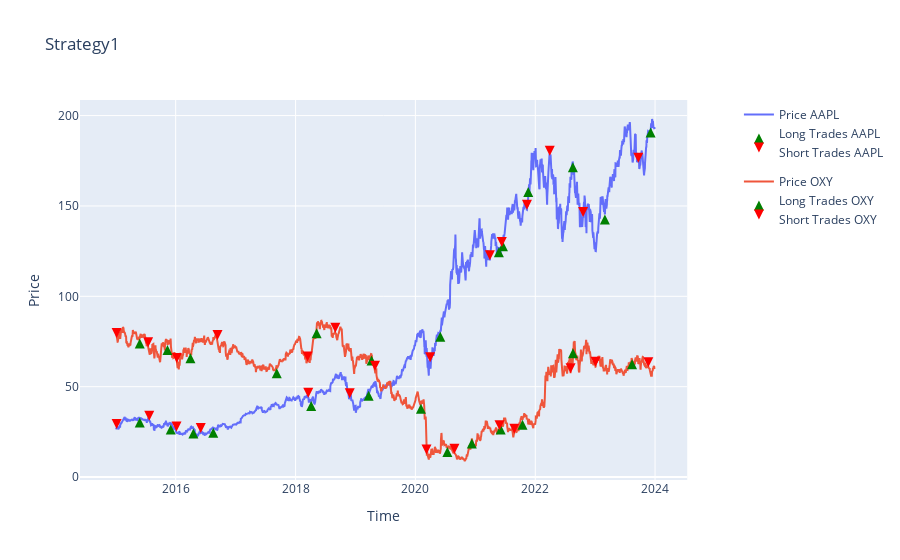
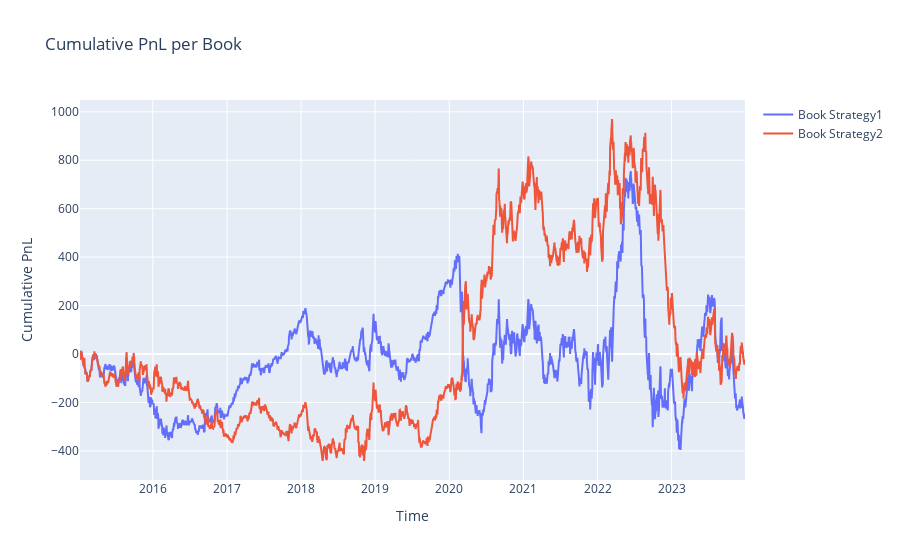
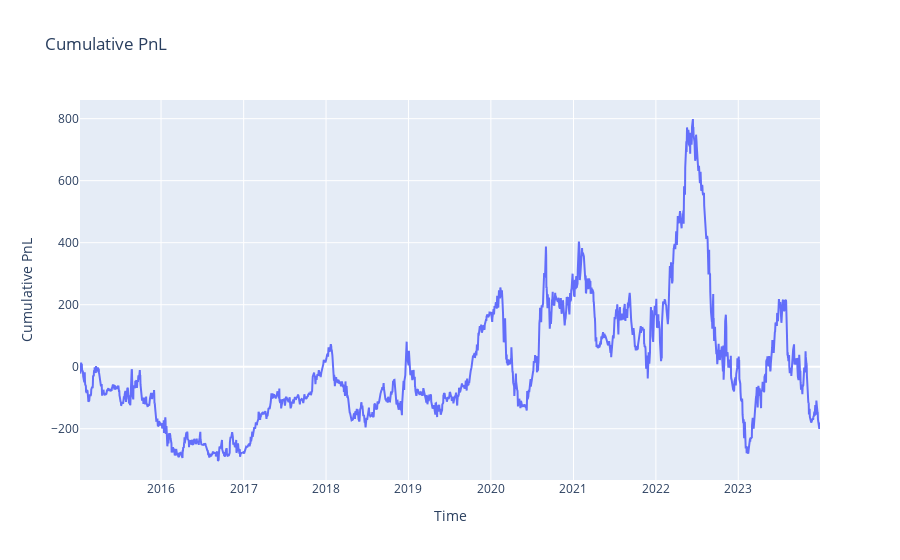
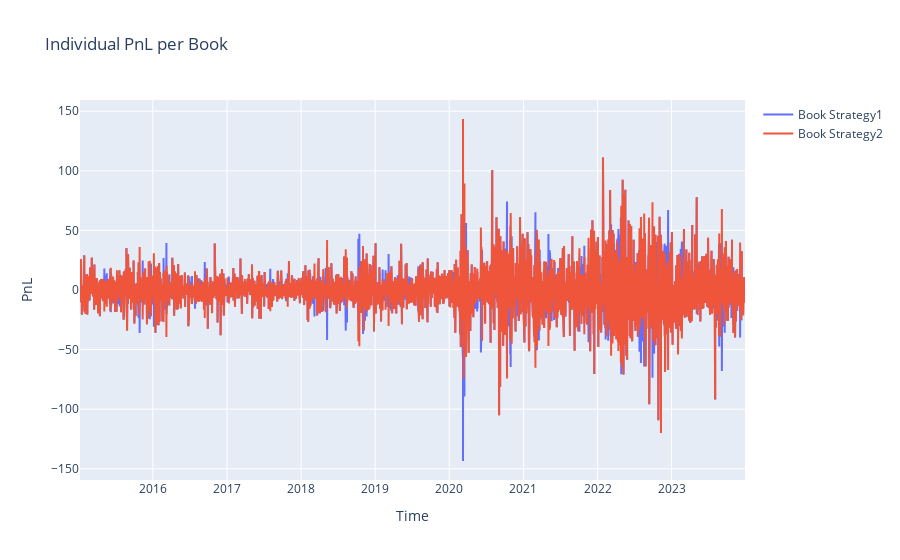

Here is the notebook cell these charts were saved with, in order:
### Code cell
# Define tickers and date range
tickers = ['AAPL', 'OXY']
start_date = '2015-01-01'
end_date = '2024-01-01'

# Fetch data
data = yf.download(tickers, start=start_date, end=end_date)['Close']

# Initialize and run backtest
strategy1 = MovingAverageStrategy(name="Strategy1", data=data, short_window=40, long_window=100)
strategy2 = MovingAverageStrategy(name="Strategy2", data=data, short_window=20, long_window=50)
strategies = [strategy1, strategy2]
weights = {"Strategy1": 0.7, "Strategy2": 0.3}

backtest = Backtest(data, strategies, weights)

# Plot results
display = DisplayBacktest(backtest)
display.plot_book("Strategy1")
display.plot_cumulative_pnl_per_book()
display.plot_cumulative_pnl()
display.plot_individual_pnl()

# Export to Excel
backtest.export_excel("backtest_results.xlsx")

### Figure 1 — Plotly figure (JSON) as saved in the notebook; plotly's stock layout.template omitted (floating-point values rounded to 4 significant figures; data arrays with more than 128 entries replaced by an {"elided": "..."} marker saying what was removed)
{"data": [{"hoverinfo": "name+y", "legendgroup": "AAPL", "mode": "lines", "name": "Price AAPL", "type": "scatter", "x": {"elided": "2264 str values"}, "xaxis": "x", "y": {"elided": "2264 float values"}, "yaxis": "y"}, {"hoverinfo": "name+y", "legendgroup": "OXY", "mode": "lines", "name": "Price OXY", "type": "scatter", "x": {"elided": "2264 str values"}, "xaxis": "x", "y": {"elided": "2264 float values"}, "yaxis": "y"}, {"hoverinfo": "name+y", "legendgroup": "AAPL", "marker": {"color": "green", "size": 10, "symbol": "arrow-up"}, "mode": "markers", "name": "Long Trades AAPL", "type": "scatter", "x": ["2015-05-27T00:00:00", "2015-12-02T00:00:00", "2016-04-18T00:00:00", "2016-08-17T00:00:00", "2018-04-06T00:00:00", "2019-03-22T00:00:00", "2020-06-01T00:00:00", "2021-05-24T00:00:00", "2021-06-18T00:00:00", "2021-11-19T00:00:00", "2022-08-18T00:00:00", "2023-03-01T00:00:00", "2023-12-05T00:00:00"], "xaxis": "x", "y": [33.01, 29.07, 26.87, 27.31, 42.1, 47.76, 80.46, 127.1, 130.5, 160.6, 174.1, 145.3, 193.4], "yaxis": "y"}, {"hoverinfo": "name+y", "legendgroup": "AAPL", "marker": {"color": "red", "size": 10, "symbol": "arrow-down"}, "mode": "markers", "name": "Short Trades AAPL", "type": "scatter", "x": ["2015-01-06T00:00:00", "2015-07-24T00:00:00", "2016-01-06T00:00:00", "2016-06-02T00:00:00", "2018-03-19T00:00:00", "2018-11-27T00:00:00", "2020-03-31T00:00:00", "2021-03-30T00:00:00", "2021-06-11T00:00:00", "2021-11-11T00:00:00", "2022-03-30T00:00:00", "2022-10-19T00:00:00", "2023-09-21T00:00:00"], "xaxis": "x", "y": [26.57, 31.12, 25.17, 24.43, 43.83, 43.56, 63.57, 119.9, 127.3, 147.9, 177.8, 143.9, 173.9], "yaxis": "y"}, {"hoverinfo": "name+y", "legendgroup": "OXY", "marker": {"color": "green", "size": 10, "symbol": "arrow-up"}, "mode": "markers", "name": "Long Trades OXY", "type": "scatter", "x": ["2015-05-27T00:00:00", "2015-11-12T00:00:00", "2016-03-31T00:00:00", "2017-09-08T00:00:00", "2018-05-09T00:00:00", "2019-04-09T00:00:00", "2020-02-04T00:00:00", "2020-07-14T00:00:00", "2020-12-10T00:00:00", "2021-06-04T00:00:00", "2021-10-15T00:00:00", "2022-08-19T00:00:00", "2023-08-14T00:00:00"], "xaxis": "x", "y": [76.69, 73.02, 68.43, 60.24, 82.4, 67.28, 40.5, 16.68, 21.31, 29.14, 31.66, 71.29, 65.11], "yaxis": "y"}, {"hoverinfo": "name+y", "legendgroup": "OXY", "marker": {"color": "red", "size": 10, "symbol": "arrow-down"}, "mode": "markers", "name": "Short Trades OXY", "type": "scatter", "x": ["2015-01-06T00:00:00", "2015-07-17T00:00:00", "2016-01-08T00:00:00", "2016-09-12T00:00:00", "2018-03-15T00:00:00", "2018-08-31T00:00:00", "2019-04-30T00:00:00", "2020-03-09T00:00:00", "2020-08-26T00:00:00", "2021-05-28T00:00:00", "2021-08-26T00:00:00", "2022-08-04T00:00:00", "2023-01-03T00:00:00", "2023-11-21T00:00:00"], "xaxis": "x", "y": [76.87, 71.8, 63.06, 75.85, 63.91, 79.87, 58.88, 12.51, 12.96, 25.96, 24, 57.46, 61.05, 60.75], "yaxis": "y"}], "layout": {"title": {"text": "Strategy1"}, "xaxis": {"anchor": "y", "domain": [0, 0.94], "title": {"text": "Time"}}, "yaxis": {"anchor": "x", "domain": [0, 1], "title": {"text": "Price"}}, "yaxis2": {"anchor": "x", "overlaying": "y", "side": "right", "title": {"text": "Position"}}}}

### Figure 2 — Plotly figure (JSON) as saved in the notebook; plotly's stock layout.template omitted (floating-point values rounded to 4 significant figures; data arrays with more than 128 entries replaced by an {"elided": "..."} marker saying what was removed)
{"data": [{"mode": "lines", "name": "Book Strategy1", "type": "scatter", "x": {"elided": "2261 str values"}, "y": {"elided": "2261 float values"}}, {"mode": "lines", "name": "Book Strategy2", "type": "scatter", "x": {"elided": "2261 str values"}, "y": {"elided": "2261 float values"}}], "layout": {"title": {"text": "Cumulative PnL per Book"}, "xaxis": {"title": {"text": "Time"}}, "yaxis": {"title": {"text": "Cumulative PnL"}}}}

### Figure 3 — Plotly figure (JSON) as saved in the notebook; plotly's stock layout.template omitted (floating-point values rounded to 4 significant figures; data arrays with more than 128 entries replaced by an {"elided": "..."} marker saying what was removed)
{"data": [{"mode": "lines", "name": "Cumulative PnL", "type": "scatter", "x": {"elided": "2261 str values"}, "y": {"elided": "2261 float values"}}], "layout": {"title": {"text": "Cumulative PnL"}, "xaxis": {"title": {"text": "Time"}}, "yaxis": {"title": {"text": "Cumulative PnL"}}}}

### Figure 4 — Plotly figure (JSON) as saved in the notebook; plotly's stock layout.template omitted (floating-point values rounded to 4 significant figures; data arrays with more than 128 entries replaced by an {"elided": "..."} marker saying what was removed)
{"data": [{"mode": "lines", "name": "Book Strategy1", "type": "scatter", "x": {"elided": "4522 str values"}, "y": {"elided": "4522 float values"}}, {"mode": "lines", "name": "Book Strategy2", "type": "scatter", "x": {"elided": "4522 str values"}, "y": {"elided": "4522 float values"}}], "layout": {"title": {"text": "Individual PnL per Book"}, "xaxis": {"title": {"text": "Time"}}, "yaxis": {"title": {"text": "PnL"}}}}
